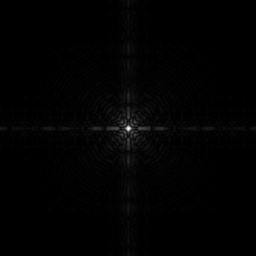
#> input picture Lab_03/2.log/fig0305(a).tif, 256 x 256 px
$ python log_transform.py
#> lines starting #> are read from the running program, lines starting #| are printed output that depends on the picture
from PIL import Image
import numpy as np

# Read grayscale image
img = np.array(Image.open("fig0305(a).tif").convert("L"))
#> img is the input picture: shape (256, 256); min 0, max 255, mean 2.1

# Fourier Transform
F = np.fft.fft2(img)
F_shift = np.fft.fftshift(F)

# Magnitude spectrum
magnitude = np.abs(F_shift)

# Log transformation (Eq. 3-4)
log_spectrum = np.log(1 + magnitude)
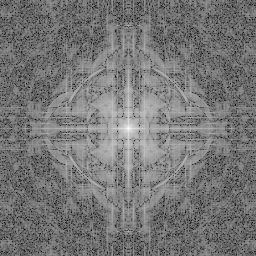
#> log_spectrum: shape (256, 256) float64; min 0.0322, max 11.82, mean 5.52; drawn with min black and max white

# Scale to [0, 255]
log_spectrum = 255 * log_spectrum / np.max(log_spectrum)

Image.fromarray(log_spectrum.astype(np.uint8)).show()
